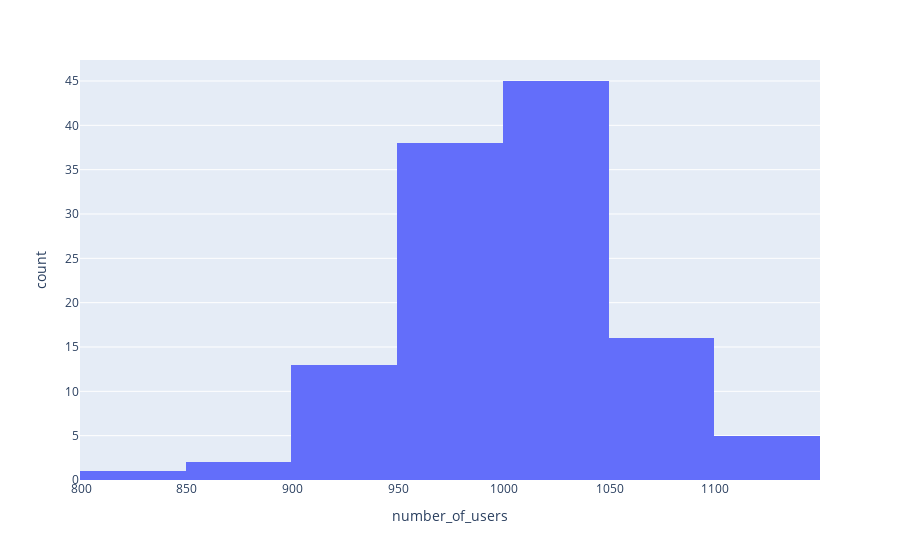

This figure's notebook cell:
### Markdown cell above
#### Choosing the number of bins

By default, the number of bins is chosen so that is comparable to the typical content in a bin. This number can be customized by setting the ```nbins``` argument. Example:

### Code cell
fig = px.histogram(data_users_dict, x="number_of_users", nbins=10)
fig.show()

### Figure 1 — Plotly figure (JSON) as saved in the notebook; plotly's stock layout.template omitted (floating-point values rounded to 4 significant figures)
{"data": [{"alignmentgroup": "True", "bingroup": "x", "hovertemplate": "number_of_users=%{x}<br>count=%{y}<extra></extra>", "legendgroup": "", "marker": {"color": "#636efa", "pattern": {"shape": ""}}, "name": "", "nbinsx": 10, "offsetgroup": "", "orientation": "v", "showlegend": false, "type": "histogram", "x": [1049, 992, 992, 987, 965, 1038, 998, 1019, 1055, 1055, 913, 991, 951, 1089, 956, 956, 959, 959, 992, 947, 979, 1004, 950, 988, 966, 1051, 1015, 960, 1000, 1060, 1011, 968, 1022, 1011, 998, 998, 953, 928, 983, 1057, 1032, 949, 1063, 1008, 1109, 977, 1109, 1018, 929, 971, 1033, 1107, 1004, 996, 1033, 1051, 999, 1035, 1006, 1025, 983, 1056, 962, 834, 1007, 882, 1096, 1030, 1011, 956, 1021, 971, 1032, 948, 1045, 926, 920, 1067, 1035, 991, 1005, 1020, 1072, 912, 1017, 920, 1038, 1043, 990, 1125, 1022, 958, 958, 1085, 1032, 875, 1012, 1110, 952, 944, 1073, 973, 992, 1017, 1056, 938, 1033, 989, 1013, 1025, 1057, 1002, 1045, 1001, 1031, 1020, 1001, 1013, 1003, 917], "xaxis": "x", "yaxis": "y"}], "layout": {"barmode": "relative", "legend": {"tracegroupgap": 0}, "margin": {"t": 60}, "xaxis": {"anchor": "y", "domain": [0, 1], "title": {"text": "number_of_users"}}, "yaxis": {"anchor": "x", "domain": [0, 1], "title": {"text": "count"}}}}
